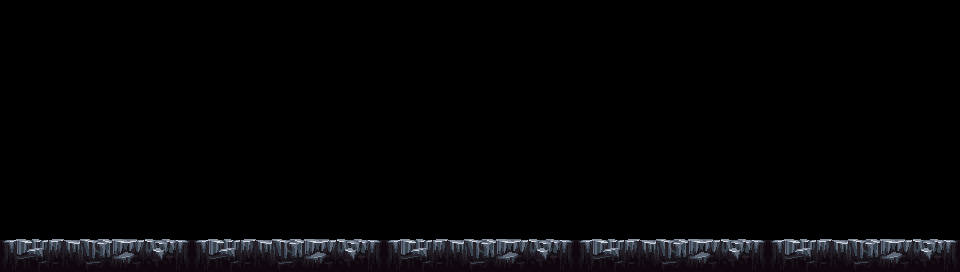

The image is a tile-based game level rendered from a .tmx file. Its description and complete source (layers, tilesets, objects, tile grids) follow:
An orthogonal 60x17 tile map with 16x16 px tiles, 1 tile layer (Tiles) and 6 objects.

<map version="1.10" tiledversion="1.11.0" orientation="orthogonal" renderorder="right-down" width="60" height="17" tilewidth="16" tileheight="16" infinite="0" nextlayerid="8" nextobjectid="21">
 <tileset firstgid="1" source="level-2-tileset.tsx" />
 <layer id="1" name="Tiles" width="60" height="17">
  <data encoding="csv">
0,0,0,0,0,0,0,0,0,0,0,0,0,0,0,0,0,0,0,0,0,0,0,0,0,0,0,0,0,0,0,0,0,0,0,0,0,0,0,0,0,0,0,0,0,0,0,0,0,0,0,0,0,0,0,0,0,0,0,0,
0,0,0,0,0,0,0,0,0,0,0,0,0,0,0,0,0,0,0,0,0,0,0,0,0,0,0,0,0,0,0,0,0,0,0,0,0,0,0,0,0,0,0,0,0,0,0,0,0,0,0,0,0,0,0,0,0,0,0,0,
0,0,0,0,0,0,0,0,0,0,0,0,0,0,0,0,0,0,0,0,0,0,0,0,0,0,0,0,0,0,0,0,0,0,0,0,0,0,0,0,0,0,0,0,0,0,0,0,0,0,0,0,0,0,0,0,0,0,0,0,
0,0,0,0,0,0,0,0,0,0,0,0,0,0,0,0,0,0,0,0,0,0,0,0,0,0,0,0,0,0,0,0,0,0,0,0,0,0,0,0,0,0,0,0,0,0,0,0,0,0,0,0,0,0,0,0,0,0,0,0,
0,0,0,0,0,0,0,0,0,0,0,0,0,0,0,0,0,0,0,0,0,0,0,0,0,0,0,0,0,0,0,0,0,0,0,0,0,0,0,0,0,0,0,0,0,0,0,0,0,0,0,0,0,0,0,0,0,0,0,0,
0,0,0,0,0,0,0,0,0,0,0,0,0,0,0,0,0,0,0,0,0,0,0,0,0,0,0,0,0,0,0,0,0,0,0,0,0,0,0,0,0,0,0,0,0,0,0,0,0,0,0,0,0,0,0,0,0,0,0,0,
0,0,0,0,0,0,0,0,0,0,0,0,0,0,0,0,0,0,0,0,0,0,0,0,0,0,0,0,0,0,0,0,0,0,0,0,0,0,0,0,0,0,0,0,0,0,0,0,0,0,0,0,0,0,0,0,0,0,0,0,
0,0,0,0,0,0,0,0,0,0,0,0,0,0,0,0,0,0,0,0,0,0,0,0,0,0,0,0,0,0,0,0,0,0,0,0,0,0,0,0,0,0,0,0,0,0,0,0,0,0,0,0,0,0,0,0,0,0,0,0,
0,0,0,0,0,0,0,0,0,0,0,0,0,0,0,0,0,0,0,0,0,0,0,0,0,0,0,0,0,0,0,0,0,0,0,0,0,0,0,0,0,0,0,0,0,0,0,0,0,0,0,0,0,0,0,0,0,0,0,0,
0,0,0,0,0,0,0,0,0,0,0,0,0,0,0,0,0,0,0,0,0,0,0,0,0,0,0,0,0,0,0,0,0,0,0,0,0,0,0,0,0,0,0,0,0,0,0,0,0,0,0,0,0,0,0,0,0,0,0,0,
0,0,0,0,0,0,0,0,0,0,0,0,0,0,0,0,0,0,0,0,0,0,0,0,0,0,0,0,0,0,0,0,0,0,0,0,0,0,0,0,0,0,0,0,0,0,0,0,0,0,0,0,0,0,0,0,0,0,0,0,
0,0,0,0,0,0,0,0,0,0,0,0,0,0,0,0,0,0,0,0,0,0,0,0,0,0,0,0,0,0,0,0,0,0,0,0,0,0,0,0,0,0,0,0,0,0,0,0,0,0,0,0,0,0,0,0,0,0,0,0,
0,0,0,0,0,0,0,0,0,0,0,0,0,0,0,0,0,0,0,0,0,0,0,0,0,0,0,0,0,0,0,0,0,0,0,0,0,0,0,0,0,0,0,0,0,0,0,0,0,0,0,0,0,0,0,0,0,0,0,0,
0,0,0,0,0,0,0,0,0,0,0,0,0,0,0,0,0,0,0,0,0,0,0,0,0,0,0,0,0,0,0,0,0,0,0,0,0,0,0,0,0,0,0,0,0,0,0,0,0,0,0,0,0,0,0,0,0,0,0,0,
1421,1423,1424,1426,1428,1430,1431,1433,1434,1436,1437,1439,1421,1423,1424,1426,1428,1430,1431,1433,1434,1436,1437,1439,1421,1423,1424,1426,1428,1430,1431,1433,1434,1436,1437,1439,1421,1423,1424,1426,1428,1430,1431,1433,1434,1436,1437,1439,1421,1423,1424,1426,1428,1430,1431,1433,1434,1436,1437,1439,
1485,1487,1488,1490,1492,1494,1495,1497,1498,1500,1501,1503,1485,1487,1488,1490,1492,1494,1495,1497,1498,1500,1501,1503,1485,1487,1488,1490,1492,1494,1495,1497,1498,1500,1501,1503,1485,1487,1488,1490,1492,1494,1495,1497,1498,1500,1501,1503,1485,1487,1488,1490,1492,1494,1495,1497,1498,1500,1501,1503,
1549,1551,1552,1554,1556,1558,1559,1561,1562,1564,1565,1567,1549,1551,1552,1554,1556,1558,1559,1561,1562,1564,1565,1567,1549,1551,1552,1554,1556,1558,1559,1561,1562,1564,1565,1567,1549,1551,1552,1554,1556,1558,1559,1561,1562,1564,1565,1567,1549,1551,1552,1554,1556,1558,1559,1561,1562,1564,1565,1567
</data>
 </layer>
 <objectgroup id="6" name="Colliders">
  <object id="7" x="-309.333" y="243" width="1552.58" height="35.1875">
   <properties>
    <property name="tag" value="ground" />
   </properties>
  </object>
  <object id="8" x="700.5" y="249.75" height="0.75" />
  <object id="15" x="-15" y="-6.66667" width="14.6667" height="281.67">
   <properties>
    <property name="tag" value="border" />
   </properties>
  </object>
  <object id="16" x="959.333" y="-1.66667" width="15.3333" height="276.67">
   <properties>
    <property name="tag" value="border" />
   </properties>
  </object>
 </objectgroup>
 <objectgroup id="7" name="Characters">
  <properties>
   <property name="tag" value="characters" />
  </properties>
  <object id="19" x="43.1818" y="241.911">
   <properties>
    <property name="tag" value="player" />
   </properties>
  </object>
  <object id="20" x="760.76" y="241.91">
   <properties>
    <property name="tag" value="death-adder" />
   </properties>
  </object>
 </objectgroup>
</map>
